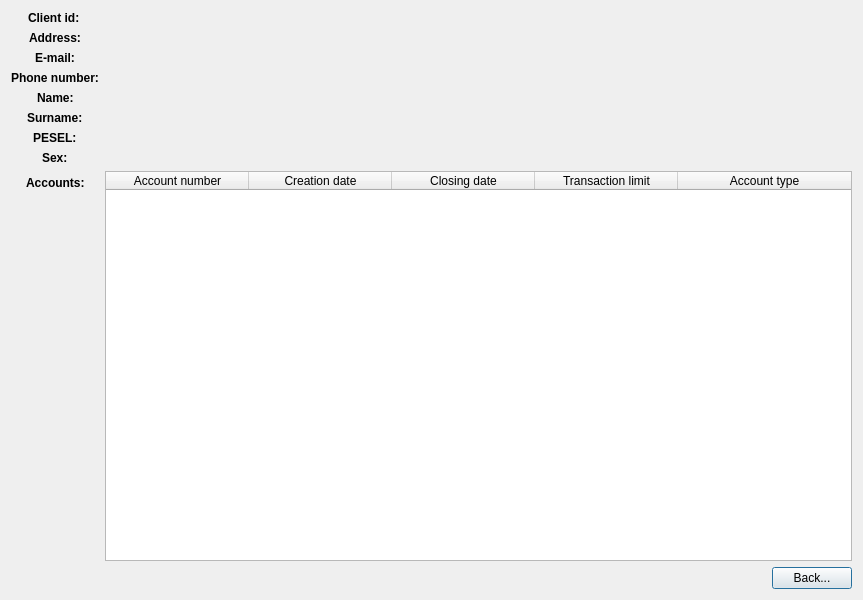
<?xml version="1.0" encoding="UTF-8"?>
<ui version="4.0">
 <class>PersonInfoDialog</class>
 <widget class="QDialog" name="PersonInfoDialog">
  <property name="geometry">
   <rect>
    <x>0</x>
    <y>0</y>
    <width>863</width>
    <height>600</height>
   </rect>
  </property>
  <property name="sizePolicy">
   <sizepolicy hsizetype="Fixed" vsizetype="Fixed">
    <horstretch>0</horstretch>
    <verstretch>0</verstretch>
   </sizepolicy>
  </property>
  <property name="windowTitle">
   <string>Dialog</string>
  </property>
  <layout class="QVBoxLayout" name="verticalLayout_2">
   <item>
    <layout class="QVBoxLayout" name="verticalLayout">
     <item>
      <layout class="QFormLayout" name="main_section">
       <property name="labelAlignment">
        <set>Qt::AlignCenter</set>
       </property>
       <item row="0" column="0">
        <widget class="QLabel" name="client_id_label">
         <property name="font">
          <font>
           <weight>75</weight>
           <bold>true</bold>
          </font>
         </property>
         <property name="text">
          <string>Client id: </string>
         </property>
        </widget>
       </item>
       <item row="0" column="1">
        <widget class="QLabel" name="client_id_value">
         <property name="text">
          <string/>
         </property>
        </widget>
       </item>
       <item row="1" column="0">
        <widget class="QLabel" name="address_label">
         <property name="font">
          <font>
           <weight>75</weight>
           <bold>true</bold>
          </font>
         </property>
         <property name="text">
          <string>Address:</string>
         </property>
        </widget>
       </item>
       <item row="1" column="1">
        <widget class="QLabel" name="address_value">
         <property name="text">
          <string/>
         </property>
        </widget>
       </item>
       <item row="2" column="0">
        <widget class="QLabel" name="email_label">
         <property name="font">
          <font>
           <weight>75</weight>
           <bold>true</bold>
          </font>
         </property>
         <property name="text">
          <string>E-mail:</string>
         </property>
        </widget>
       </item>
       <item row="2" column="1">
        <widget class="QLabel" name="email_value">
         <property name="text">
          <string/>
         </property>
        </widget>
       </item>
       <item row="3" column="0">
        <widget class="QLabel" name="phone_number_label">
         <property name="font">
          <font>
           <weight>75</weight>
           <bold>true</bold>
          </font>
         </property>
         <property name="text">
          <string>Phone number:</string>
         </property>
        </widget>
       </item>
       <item row="3" column="1">
        <widget class="QLabel" name="phone_number_value">
         <property name="text">
          <string/>
         </property>
        </widget>
       </item>
       <item row="8" column="0">
        <widget class="QLabel" name="accounts_label">
         <property name="font">
          <font>
           <weight>75</weight>
           <bold>true</bold>
          </font>
         </property>
         <property name="text">
          <string>Accounts:</string>
         </property>
        </widget>
       </item>
       <item row="8" column="1">
        <widget class="QTableWidget" name="accounts_table">
         <property name="sizeAdjustPolicy">
          <enum>QAbstractScrollArea::AdjustToContents</enum>
         </property>
         <property name="autoScroll">
          <bool>false</bool>
         </property>
         <property name="editTriggers">
          <set>QAbstractItemView::NoEditTriggers</set>
         </property>
         <property name="tabKeyNavigation">
          <bool>false</bool>
         </property>
         <property name="alternatingRowColors">
          <bool>true</bool>
         </property>
         <property name="selectionMode">
          <enum>QAbstractItemView::SingleSelection</enum>
         </property>
         <property name="selectionBehavior">
          <enum>QAbstractItemView::SelectRows</enum>
         </property>
         <property name="sortingEnabled">
          <bool>true</bool>
         </property>
         <property name="columnCount">
          <number>5</number>
         </property>
         <attribute name="horizontalHeaderVisible">
          <bool>true</bool>
         </attribute>
         <attribute name="horizontalHeaderCascadingSectionResizes">
          <bool>false</bool>
         </attribute>
         <attribute name="horizontalHeaderDefaultSectionSize">
          <number>143</number>
         </attribute>
         <attribute name="horizontalHeaderHighlightSections">
          <bool>true</bool>
         </attribute>
         <attribute name="horizontalHeaderShowSortIndicator" stdset="0">
          <bool>true</bool>
         </attribute>
         <attribute name="horizontalHeaderStretchLastSection">
          <bool>true</bool>
         </attribute>
         <attribute name="verticalHeaderVisible">
          <bool>false</bool>
         </attribute>
         <column>
          <property name="text">
           <string>Account number</string>
          </property>
         </column>
         <column>
          <property name="text">
           <string>Creation date</string>
          </property>
         </column>
         <column>
          <property name="text">
           <string>Closing date</string>
          </property>
         </column>
         <column>
          <property name="text">
           <string>Transaction limit</string>
          </property>
         </column>
         <column>
          <property name="text">
           <string>Account type</string>
          </property>
         </column>
        </widget>
       </item>
       <item row="4" column="0">
        <widget class="QLabel" name="name_label">
         <property name="font">
          <font>
           <weight>75</weight>
           <bold>true</bold>
          </font>
         </property>
         <property name="text">
          <string>Name:</string>
         </property>
        </widget>
       </item>
       <item row="5" column="0">
        <widget class="QLabel" name="surname_label">
         <property name="font">
          <font>
           <weight>75</weight>
           <bold>true</bold>
          </font>
         </property>
         <property name="text">
          <string>Surname:</string>
         </property>
        </widget>
       </item>
       <item row="6" column="0">
        <widget class="QLabel" name="pesel_label">
         <property name="font">
          <font>
           <weight>75</weight>
           <bold>true</bold>
          </font>
         </property>
         <property name="text">
          <string>PESEL:</string>
         </property>
        </widget>
       </item>
       <item row="7" column="0">
        <widget class="QLabel" name="sex_label">
         <property name="font">
          <font>
           <weight>75</weight>
           <bold>true</bold>
          </font>
         </property>
         <property name="text">
          <string>Sex:</string>
         </property>
        </widget>
       </item>
       <item row="4" column="1">
        <widget class="QLabel" name="name_value">
         <property name="text">
          <string/>
         </property>
        </widget>
       </item>
       <item row="5" column="1">
        <widget class="QLabel" name="surname_value">
         <property name="text">
          <string/>
         </property>
        </widget>
       </item>
       <item row="6" column="1">
        <widget class="QLabel" name="pesel_value">
         <property name="text">
          <string/>
         </property>
        </widget>
       </item>
       <item row="7" column="1">
        <widget class="QLabel" name="sex_value">
         <property name="text">
          <string/>
         </property>
        </widget>
       </item>
      </layout>
     </item>
     <item>
      <layout class="QHBoxLayout" name="button_section">
       <item>
        <spacer name="button_spacer">
         <property name="orientation">
          <enum>Qt::Horizontal</enum>
         </property>
         <property name="sizeHint" stdset="0">
          <size>
           <width>40</width>
           <height>20</height>
          </size>
         </property>
        </spacer>
       </item>
       <item>
        <widget class="QPushButton" name="back_button">
         <property name="text">
          <string>Back...</string>
         </property>
        </widget>
       </item>
      </layout>
     </item>
    </layout>
   </item>
  </layout>
 </widget>
 <resources/>
 <connections>
  <connection>
   <sender>back_button</sender>
   <signal>clicked()</signal>
   <receiver>PersonInfoDialog</receiver>
   <slot>accept()</slot>
   <hints>
    <hint type="sourcelabel">
     <x>745</x>
     <y>583</y>
    </hint>
    <hint type="destinationlabel">
     <x>688</x>
     <y>-12</y>
    </hint>
   </hints>
  </connection>
 </connections>
</ui>
